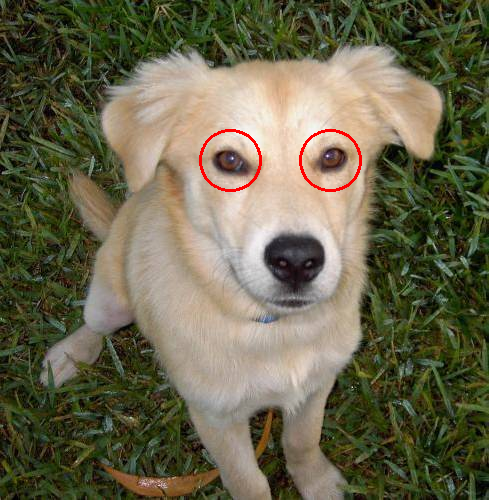
#> input picture SavedImages/Dog-0.png, 489 x 500 px, given in place of dog.3877.jpg, which was not available
$ jupyter execute 'Home Task 2.ipynb'   (shell and % lines are left out)   (text cells are left out)
#> lines starting #> are read from the running program, lines starting #| are printed output that depends on the picture; after the words box and inside, x2 and y2 are one past the last pixel; in counts of white or black regions, pixels touching at a corner belong together; pictures that were not available may be replaced by others from this repository, and a replacement may not be noted
[cell 1]
import os
import cv2
import numpy as np
import matplotlib.pyplot as plt

[cell 2]
def ImageShow(imageTitle, image):
    image = cv2.cvtColor(image, cv2.COLOR_BGR2RGB)
    plt.imshow(image)
    plt.title(imageTitle)
    plt.grid(False)
    plt.tight_layout()
    plt.show()

[cell 3]
image_argument = {"Image": "dog.3877.jpg"}

[cell 4]
imageData = cv2.imread(image_argument['Image'])
#> imageData is the input picture: shape (500, 489, 3); mean B, G, R 76.7, 101.4, 105.5

[cell 5]
(height, width, color_ch) = imageData.shape[:3]
#> height = 500; width = 489; color_ch = 3

[cell 6]
print("Image Height: ", height)
#| Image Height:  500
print("Image Width: ", width)
#| Image Width:  489
print("Image Ch: ", color_ch)
#| Image Ch:  3

[cell 7]
ImageShow("Dog Image" , imageData)

[cell 8]
(blue, green, red) = imageData[0,0]
#> blue = 80; green = 102; red = 83

[cell 9]
image = cv2.imread("dog.3877.jpg")

[cell 10]
print("Image Color Information: ")
print("Image Blue Color :", blue)
#| Image Blue Color : 80
print("Image Gree Color :", green)
#| Image Gree Color : 102
print("Image Red Color :", red)
#| Image Red Color : 83

[cell 11]
(blue, green, red) = imageData[50, 30]
#> blue = 0; green = 6; red = 16

[cell 12]
print("Image Color Information: ")
print("Image Blue Color :", blue)
#| Image Blue Color : 0
print("Image Gree Color :", green)
#| Image Gree Color : 6
print("Image Red Color :", red)
#| Image Red Color : 16

[cell 13]
#(BGR) = (0, 0, 255)
imageData[50, 30] = (20, 1, 3)
#> imageData: shape (500, 489, 3); under 0.01% of pixels changed, all inside (x1, y1, x2, y2) = (30, 50, 31, 51)

[cell 14]
print("Image Color Information: ")
print("Image Blue Color :", blue)
#| Image Blue Color : 0
print("Image Gree Color :", green)
#| Image Gree Color : 6
print("Image Red Color :", red)
#| Image Red Color : 16

[cell 15]
(imageHeight, imageWidth) = imageData.shape[:2]
#> imageHeight = 500; imageWidth = 489

[cell 16]
(information_of_x, information_of_y) = (imageHeight//2, imageWidth//2)
#> information_of_x = 250; information_of_y = 244

[cell 17]
print("information of x: ", information_of_x)
#| information of x:  250
print("information of y: ", information_of_y)
#| information of y:  244

[cell 18]
left_top = imageData[0: information_of_y, 0: information_of_x]
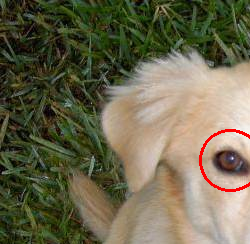
#> left_top: shape (244, 250, 3); mean B, G, R 77.9, 103.2, 108.1
ImageShow("left_top", left_top)

[cell 19]
left_bottom = imageData[information_of_y:imageHeight, 0:information_of_x]
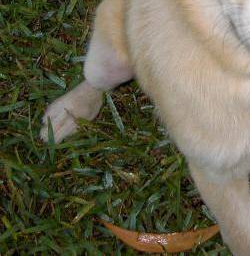
#> left_bottom: shape (256, 250, 3); mean B, G, R 73.9, 95.9, 99.2
ImageShow("left_bottom", left_bottom)

[cell 20]
right_bottom = imageData[information_of_y:imageHeight, information_of_x:imageWidth]
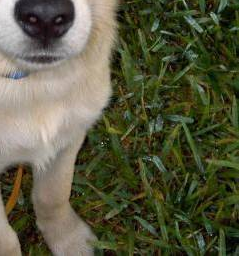
#> right_bottom: shape (256, 239, 3); mean B, G, R 63.9, 88.2, 88.1
ImageShow("right_bottom", right_bottom)

[cell 21]
imageData[0: information_of_y//100, information_of_x//10:imageWidth] = (255, 255, 255)
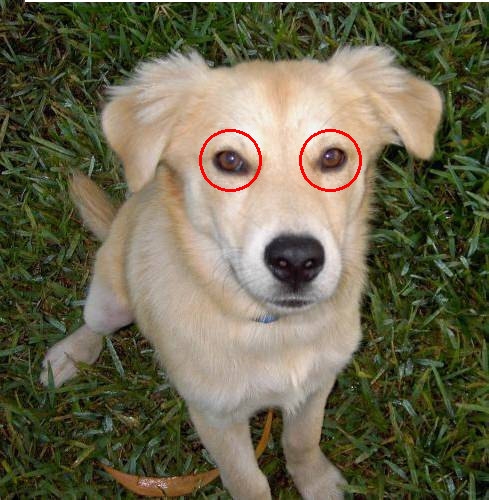
#> imageData: shape (500, 489, 3); mean B, G, R 77.6, 102.1, 106.3
ImageShow("Changed Image",imageData)

[cell 22]
imageData.shape
#> Out = (500, 489, 3)

[cell 23]
imageArea = np.zeros((300, 300, 3), dtype = "uint8")

[cell 24]
imageData = cv2.imread(image_argument['Image'])

[cell 25]
cv2.circle(imageData, (230, 160), 30, (0, 0, 255), 2)
ImageShow("Image Modification", imageData)

[cell 26]
cv2.circle(imageData, (330, 160), 30, (0, 0, 255), 2)
ImageShow("Image Modification", imageData)

[cell 27]
center = (width, height)
#> center = (489, 500)
angle = 0
scale = 1
img_number = 0

for i in range(25):
    if i < 10:
        M = cv2.getRotationMatrix2D(center, angle + (i*2), scale)
        rotated = cv2.warpAffine(imageData, M, (width, height))
        cv2.imwrite("SavedImages/"+"Dog-"+str(img_number)+".png", rotated)
        img_number +=1
    else:
        M = cv2.getRotationMatrix2D(center, angle - (i*1.3), scale)
        rotated = cv2.warpAffine(imageData, M, (width, height))
        cv2.imwrite("SavedImages/"+"Dog-"+str(img_number)+".png", rotated)
        img_number +=1
#> this loop made 25 passes
#> pass 2, `rotated = cv2.warpAffine(imageData, M, (width, height))`:
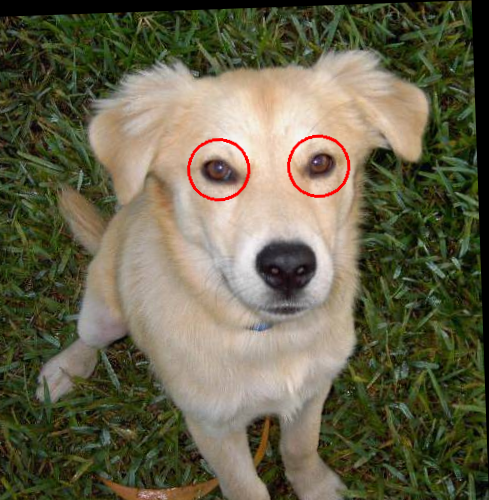
#> rotated: shape (500, 489, 3); mean B, G, R 75.7, 99.4, 103.6
#> pass 3, `rotated = cv2.warpAffine(imageData, M, (width, height))`:
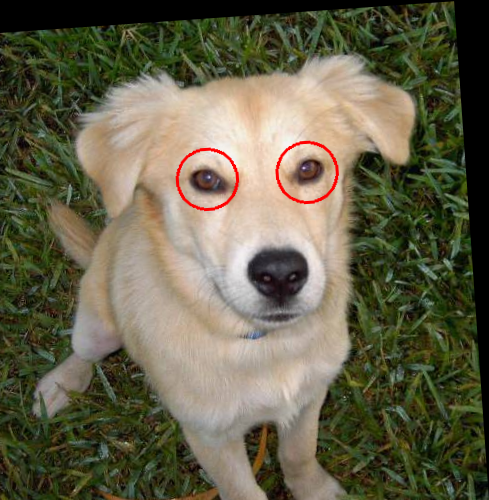
#> rotated: shape (500, 489, 3); mean B, G, R 74.5, 97.4, 101.5
#> after the loop, img_number = 25

[cell 28]
def datasetLoaderFromDirectory():
    #Load datasets from folder
    path = "SavedImages/"

    fig = plt.figure(figsize=(10, 10))
    #fig.suptitle("Image Show in 5 by 5 Grid", fontsize = 20 )

    i=1
    for file in os.listdir(path):
        image = cv2.imread(os.path.join(path, file))
        image = cv2.cvtColor(image, cv2.COLOR_BGR2RGB)
        image = cv2.resize(image, (224,224))
#> image: shape (224, 224, 3)
        plt.subplot(5, 5, i)
        plt.xticks([])
        plt.yticks([])
        plt.grid(True)
        plt.tight_layout()
        plt.title(file)
        plt.imshow(image)
        i=i+1
    plt.show()
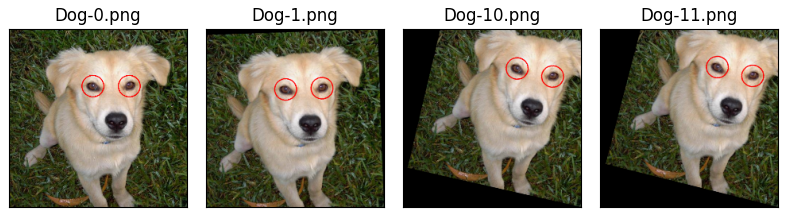
#> figure drawn by matplotlib, 4 panels
